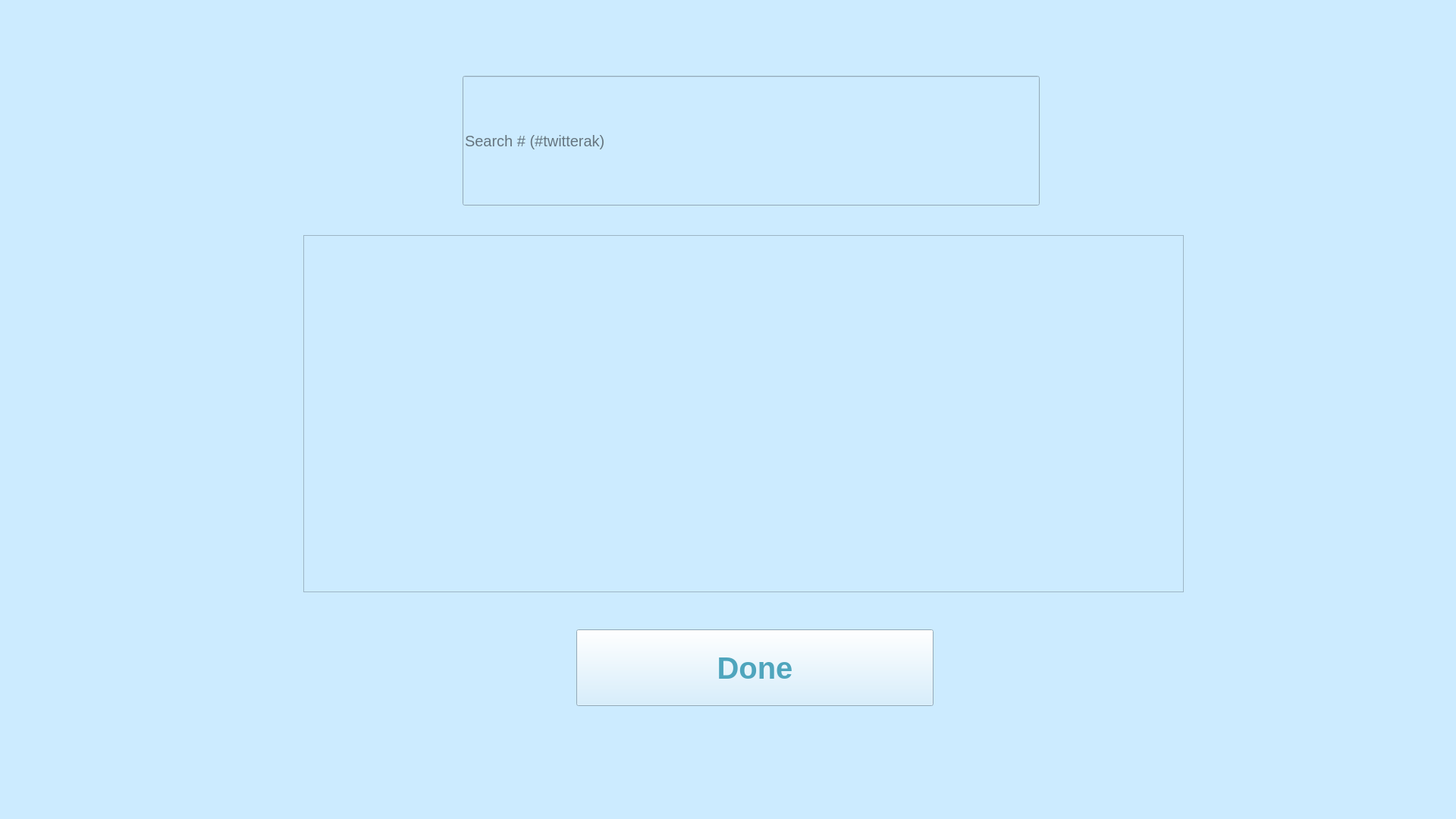
<?xml version="1.0" encoding="UTF-8"?>
<ui version="4.0">
 <class>searchs</class>
 <widget class="QWidget" name="searchs">
  <property name="geometry">
   <rect>
    <x>0</x>
    <y>0</y>
    <width>1920</width>
    <height>1080</height>
   </rect>
  </property>
  <property name="windowTitle">
   <string>search</string>
  </property>
  <property name="styleSheet">
   <string notr="true">
background-color:
rgb(204, 235, 255)</string>
  </property>
  <widget class="QLineEdit" name="lineEdit">
   <property name="geometry">
    <rect>
     <x>610</x>
     <y>100</y>
     <width>761</width>
     <height>171</height>
    </rect>
   </property>
   <property name="font">
    <font>
     <pointsize>15</pointsize>
    </font>
   </property>
   <property name="placeholderText">
    <string>Search # (#twitterak)</string>
   </property>
  </widget>
  <widget class="QPushButton" name="pushButton">
   <property name="geometry">
    <rect>
     <x>760</x>
     <y>830</y>
     <width>471</width>
     <height>101</height>
    </rect>
   </property>
   <property name="font">
    <font>
     <pointsize>30</pointsize>
     <bold>true</bold>
    </font>
   </property>
   <property name="styleSheet">
    <string notr="true">color:qlineargradient(spread:pad, x1:0, y1:0, x2:1, y2:1, stop:0 rgba(0, 19, 124, 255), stop:0.295775 rgba(29, 44, 177, 255), stop:0.591549 rgba(80, 89, 207, 255), stop:1 rgba(79, 165, 189, 255))</string>
   </property>
   <property name="text">
    <string>Done</string>
   </property>
  </widget>
  <widget class="QListWidget" name="listWidget">
   <property name="geometry">
    <rect>
     <x>400</x>
     <y>310</y>
     <width>1161</width>
     <height>471</height>
    </rect>
   </property>
   <property name="font">
    <font>
     <pointsize>14</pointsize>
    </font>
   </property>
  </widget>
 </widget>
 <resources/>
 <connections/>
</ui>
